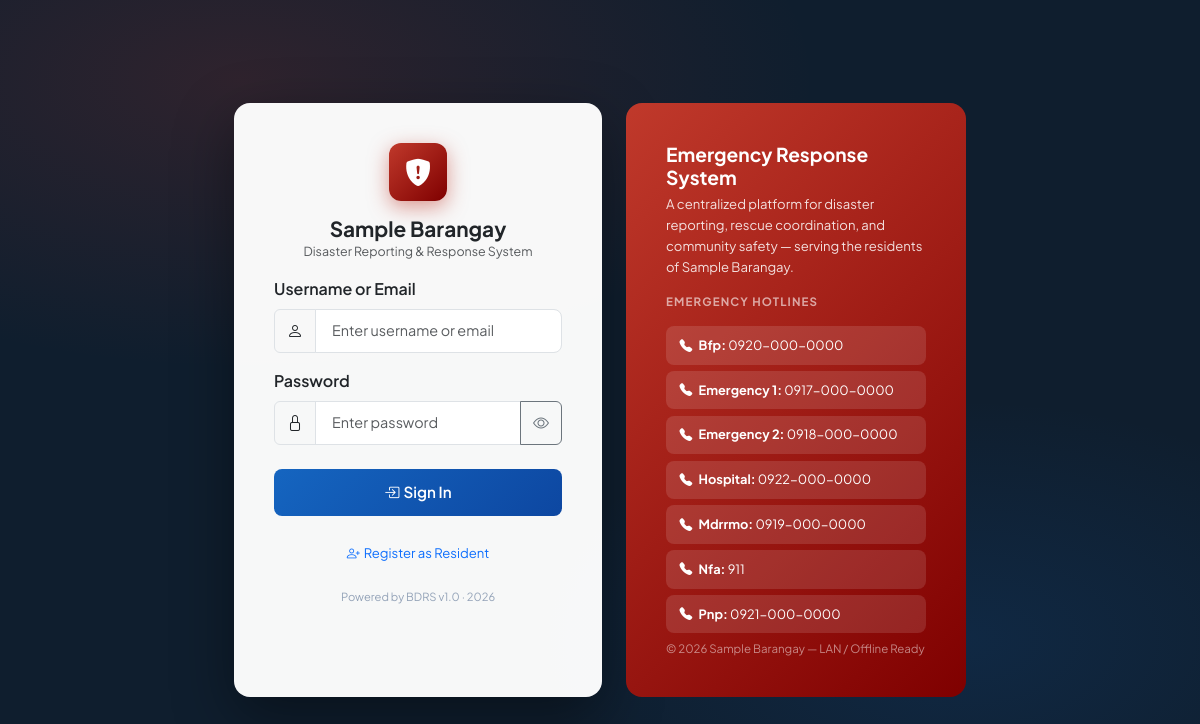
The page / on the database its author committed.
### tables this page shows
CREATE TABLE `system_settings` (
  `setting_key`   VARCHAR(100) NOT NULL COMMENT 'barangay_name, emergency_hotline, etc.',
  `setting_value` TEXT                  DEFAULT NULL,
  `description`   VARCHAR(300)          DEFAULT NULL,
  `updated_at`    DATETIME     NOT NULL DEFAULT CURRENT_TIMESTAMP ON UPDATE CURRENT_TIMESTAMP,
  PRIMARY KEY (`setting_key`)
);

### config/database.php (called while the page is built, shortened)
<?php
function db(): PDO {
    static $pdo = null;
    if ($pdo === null) {
        $dsn = sprintf(
            'mysql:host=%s;dbname=%s;charset=%s',
            DB_HOST, DB_NAME, DB_CHARSET
        );
        $options = [
            PDO::ATTR_ERRMODE            => PDO::ERRMODE_EXCEPTION,
            PDO::ATTR_DEFAULT_FETCH_MODE => PDO::FETCH_ASSOC,
            PDO::ATTR_EMULATE_PREPARES   => false,
            PDO::MYSQL_ATTR_FOUND_ROWS   => true,
        ];
        try {
            $pdo = new PDO($dsn, DB_USER, DB_PASS, $options);
        } catch (PDOException $e) {
            error_log('[DB ERROR] ' . $e->getMessage());
            die(json_encode([
                'success' => false,
                'message' => 'Database connection failed. Please contact the system administrator.'
            ]));
        }
    }
    return $pdo;
}

### index.php (the view, shortened to what this page needs)
<?php
require_once __DIR__ . '/config/database.php';
$brgy_name = 'Barangay';
try {
    $s = db()->query("SELECT setting_value FROM system_settings WHERE setting_key = 'barangay_name'")->fetch();
    if ($s) $brgy_name = $s['setting_value'];
} catch (PDOException $e) {  }
?>
<!DOCTYPE html>
<html lang="en" data-bs-theme="light">
<head>
  <link rel="stylesheet" href="https://cdn.jsdelivr.net/npm/bootstrap@5.3.3/dist/css/bootstrap.min.css">
  <link rel="stylesheet" href="https://cdn.jsdelivr.net/npm/bootstrap-icons@1.11.3/font/bootstrap-icons.min.css">
</head>
<body>
<div class="d-flex gap-4 align-items-stretch p-3" style="position:relative;z-index:1">
  <div class="login-card">
    <div class="login-brand-icon">
      <i class="bi bi-shield-fill-exclamation"></i>
    </div>
    <h1 class="text-center fw-bold mb-0" style="font-size:1.3rem"><?= htmlspecialchars($brgy_name) ?></h1>
    <p class="text-center text-muted mb-3" style="font-size:.78rem">Disaster Reporting &amp; Response System</p>
    <form method="POST" action="" autocomplete="off" novalidate>
      <div class="mb-3">
        <label class="form-label fw-semibold" for="username">Username or Email</label>
        <div class="input-group">
          <span class="input-group-text bg-transparent"><i class="bi bi-person"></i></span>
          <input type="text" class="form-control" id="username" name="username"
                 placeholder="Enter username or email"
                 value="<?= htmlspecialchars($_POST['username'] ?? '') ?>"
                 required autocomplete="username">
        </div>
      </div>
      <div class="mb-4">
        <label class="form-label fw-semibold" for="password">Password</label>
        <div class="input-group">
          <span class="input-group-text bg-transparent"><i class="bi bi-lock"></i></span>
          <input type="password" class="form-control" id="password" name="password"
                 placeholder="Enter password" required autocomplete="current-password">
          <button class="btn btn-outline-secondary" type="button" id="togglePwd" tabindex="-1" aria-label="Show/hide password">
            <i class="bi bi-eye" id="pwdIcon"></i>
          </button>
        </div>
      </div>
      <button type="submit" class="btn-login btn mb-2">
        <i class="bi bi-box-arrow-in-right me-1"></i>Sign In
      </button>
    </form>
    <div class="text-center mt-3">
      <a href="<?= APP_URL ?>/modules/auth/register.php"
         class="text-decoration-none" style="font-size:.82rem">
        <i class="bi bi-person-plus me-1"></i>Register as Resident
      </a>
    </div>
    <div class="powered-by">Powered by BDRS v1.0 &middot; <?= date('Y') ?></div>
  </div>
  <div class="login-panel-right d-none d-lg-flex flex-column justify-content-between">
    <div>
      <h2 class="fw-bold mb-1" style="font-size:1.2rem">Emergency Response System</h2>
      <p style="font-size:.82rem;opacity:.85;line-height:1.6">
        A centralized platform for disaster reporting, rescue coordination,
        and community safety — serving the residents of
        <?= htmlspecialchars($brgy_name) ?>.
      </p>
    </div>
    <div>
      <div class="mb-3" style="font-size:.72rem;letter-spacing:.1em;opacity:.6;text-transform:uppercase;font-weight:700">
        Emergency Hotlines
      </div>
      <?php
      try {
          $hotlines = db()->query(
              "SELECT setting_key, setting_value FROM system_settings WHERE setting_key LIKE '%hotline%' AND setting_value != ''"
          )->fetchAll();
          foreach ($hotlines as $h):
              $lbl = ucwords(str_replace(['_', 'hotline'], [' ', ''], $h['setting_key']));
      ?>
        <div class="hotline-box">
          <i class="bi bi-telephone-fill me-1"></i>
          <strong><?= htmlspecialchars(trim($lbl)) ?>:</strong>
          <?= htmlspecialchars($h['setting_value']) ?>
        </div>
      <?php endforeach;
      } catch (PDOException $e) {  } ?>
    </div>
    <div style="font-size:.72rem;opacity:.5">
      &copy; <?= date('Y') ?> <?= htmlspecialchars($brgy_name) ?> &mdash; LAN / Offline Ready
    </div>
  </div>
</div>
</body>
</html>

### index.php (style rules this page uses)
body { font-family:'Plus Jakarta Sans',system-ui,sans-serif; background:#0f1e2e; min-height:100vh; display:flex; align-items:center; justify-content:center; position:relative; overflow:hidden; }
body::before { content:''; position:absolute; inset:0; background: radial-gradient(ellipse 80% 60% at 20% 10%, rgba(192,57,43,.18) 0%, transparent 60%), radial-gradient(ellipse 60% 50% at 80% 80%, rgba(21,101,192,.15) 0%, transparent 60%); animation: bgshift 12s ease-in-out infinite alternate; }
.login-card { background:rgba(255,255,255,.97); border-radius:1rem; box-shadow:0 20px 60px rgba(0,0,0,.4); width:100%; max-width:420px; padding:2.5rem; position:relative; z-index:1; }
.login-brand-icon { width:58px;height:58px; background:linear-gradient(135deg,#c0392b,#7f0000); border-radius:.75rem; display:flex;align-items:center;justify-content:center; font-size:1.7rem;color:#fff; box-shadow:0 6px 20px rgba(192,57,43,.5); margin:0 auto 1rem; }
.form-control { border-radius:.5rem; padding:.65rem 1rem; font-size:.9rem; }
.btn-login { background:linear-gradient(135deg,#1565c0,#0d47a1); color:#fff;border:none; border-radius:.5rem; padding:.75rem; font-weight:600;font-size:.95rem; width:100%; transition:transform .15s,box-shadow .15s; }
.powered-by { font-size:.7rem; color:#94a3b8; text-align:center; margin-top:1.5rem; }
.login-panel-right { background:linear-gradient(135deg,#c0392b 0%,#7f0000 100%); border-radius:1rem; color:#fff; padding:2.5rem; max-width:340px; position:relative; z-index:1; }
.hotline-box { background:rgba(255,255,255,.12); border-radius:.5rem; padding:.6rem .85rem; font-size:.8rem; margin-bottom:.4rem; }

### rows shown on the page
system_settings: setting_value "Sample Barangay"
system_settings: setting_key "Bfp", setting_value "0920-000-0000"
system_settings: setting_key "Emergency 1", setting_value "0917-000-0000"
system_settings: setting_key "Emergency 2", setting_value "0918-000-0000"
system_settings: setting_key "Hospital", setting_value "0922-000-0000"
system_settings: setting_key "Mdrrmo", setting_value "0919-000-0000"
system_settings: setting_key "Nfa", setting_value "911"
system_settings: setting_key "Pnp", setting_value "0921-000-0000"
